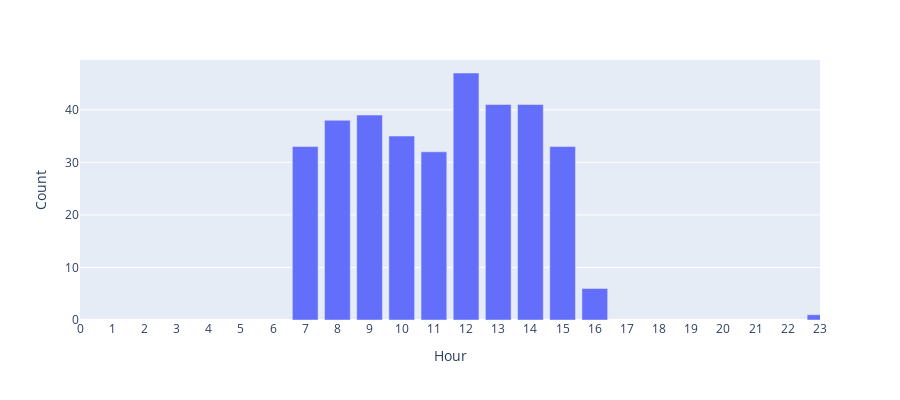

Notebook code for this chart:
### Markdown cell above
# Aggregate by time

### Code cell
# hour
df['hour'] = df['time'].dt.hour
shootings_per_hour = df.loc[:, ['hour']]
shootings_per_hour = shootings_per_hour.groupby(['hour']).aggregate(count=('hour', 'count')).reset_index()
# shootings_per_hour.head(20)
fig = px.bar(shootings_per_hour, x="hour", y="count", height=400)
# fig.for_each_trace(lambda t: t.update(name = labels[t.name],
#                                       legendgroup = labels[t.name],
#                                       hovertemplate = t.hovertemplate.replace(t.name, labels[t.name])
#                                      )
                #   )
fig.update_traces(hovertemplate='Hour: %{x} <br> Incidents: %{y}')
fig.update_layout(legend_title="Incidents", 
                    xaxis_range=[0,23],
                    xaxis = dict(
                    tickmode = 'linear',
                    tick0 = 0,
                    dtick = 1
                ),
                    xaxis_title="Hour", 
                    yaxis_title="Count")
fig.show()

### Figure 1 — Plotly figure (JSON) as saved in the notebook; plotly's stock layout.template omitted (floating-point values rounded to 4 significant figures)
{"data": [{"alignmentgroup": "True", "hovertemplate": "Hour: %{x} <br> Incidents: %{y}", "legendgroup": "", "marker": {"color": "#636efa", "pattern": {"shape": ""}}, "name": "", "offsetgroup": "", "orientation": "v", "showlegend": false, "textposition": "auto", "type": "bar", "x": [7, 8, 9, 10, 11, 12, 13, 14, 15, 16, 23], "xaxis": "x", "y": [33, 38, 39, 35, 32, 47, 41, 41, 33, 6, 1], "yaxis": "y"}], "layout": {"barmode": "relative", "height": 400, "legend": {"title": {"text": "Incidents"}, "tracegroupgap": 0}, "margin": {"t": 60}, "xaxis": {"anchor": "y", "domain": [0, 1], "dtick": 1, "range": [0, 23], "tick0": 0, "tickmode": "linear", "title": {"text": "Hour"}}, "yaxis": {"anchor": "x", "domain": [0, 1], "title": {"text": "Count"}}}}
